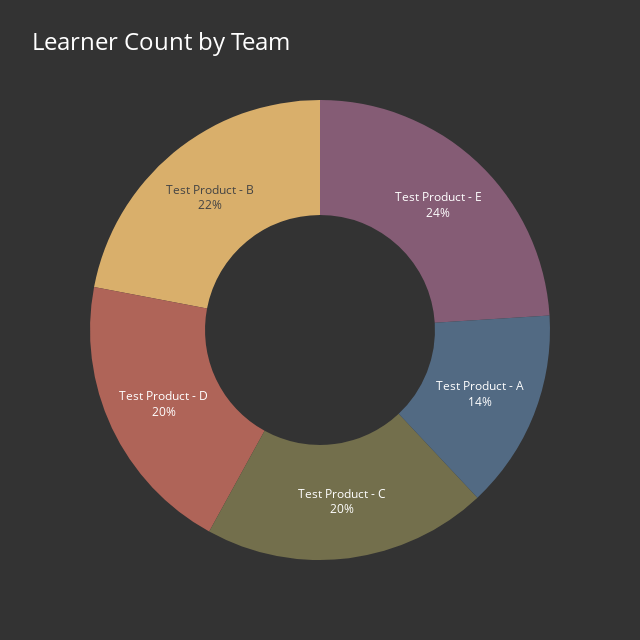

Source (notebook cell):
### Code cell
df_type = DataFrame(learners)
type_value_counts = df_type["labsProject"].value_counts()
data = go.Pie(
    labels=type_value_counts.index,
    values=type_value_counts.values,
    hole=0.5,
    textinfo="percent+label",
    textfont={"size": 12},
    hoverinfo="text+label+value",
    textposition='inside',
    showlegend=False,
)
layout = go.Layout(
    title={
        "text": "Learner Count by Team",
        "font": {"color": "white", "size": 24},
    },
    colorway=px.colors.qualitative.Antique,
    width=640,
    height=640,
    paper_bgcolor="#333333",
)
figure = go.Figure(data, layout)
figure.show()

### Figure 1 — Plotly figure (JSON) as saved in the notebook; plotly's stock layout.template omitted (floating-point values rounded to 4 significant figures)
{"data": [{"hole": 0.5, "hoverinfo": "text+label+value", "labels": ["Test Product - E", "Test Product - B", "Test Product - D", "Test Product - C", "Test Product - A"], "showlegend": false, "textfont": {"size": 12}, "textinfo": "percent+label", "textposition": "inside", "values": [12, 11, 10, 10, 7], "type": "pie"}], "layout": {"colorway": ["rgb(133, 92, 117)", "rgb(217, 175, 107)", "rgb(175, 100, 88)", "rgb(115, 111, 76)", "rgb(82, 106, 131)", "rgb(98, 83, 119)", "rgb(104, 133, 92)", "rgb(156, 156, 94)", "rgb(160, 97, 119)", "rgb(140, 120, 93)", "rgb(124, 124, 124)"], "height": 640, "paper_bgcolor": "#333333", "title": {"font": {"color": "white", "size": 24}, "text": "Learner Count by Team"}, "width": 640}}
